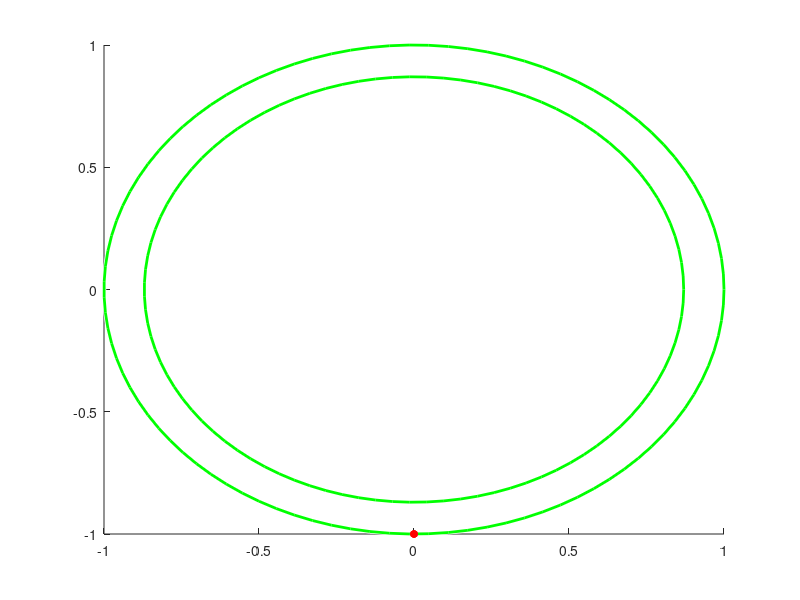

MATLAB code for this plot: (Note: this script raises an error after producing the figure.)

cutoff =0.87;

for i = -pi/2:0.01:0
    clf
    viscircles([0,0],1,'Color','g');
    hold on
    viscircles([0,0],cutoff,'Color','g');
    y = sin(i);
    x1 = -cos(i);
    x2 = cos(i);

    plot( x1, y,'or','MarkerSize',5,'MarkerFaceColor','r');  % point1
    plot(x2,y,'or','MarkerSize',5,'MarkerFaceColor','r');   % point2
    plot([x1 x2], [y y])    % side 12
    
    
    % insert point3
    point3 = compute_point3(y, abs(x1), cutoff);
    x3 = point3(1);
    y3 = point3(2);
    
    
    plot(x3,y3,'or','MarkerSize',5,'MarkerFaceColor','r');
    % plot side 23, 13
    plot([x1 x3], [y y3])
    plot([x2 x3], [y y3])
    
    x_m = mean([x1, x2, x3]);
    y_m = mean([y, y, y3]);
    
    plot(x_m,y_m,'or','MarkerSize',5,'MarkerFaceColor','b');
    
    axis equal
   
    xlim([-1.5, 1.5])
    ylim([-1.5, 1.5])
    title(sprintf("|centriod-circumcenter|/circumradius: %f", cutoff))
    
    hold off;
    pause(0.001)
end


%%

function thirdpoint = compute_point3(y_value, x_value, cutoff)
    center_y = abs(y_value)*1/3+y_value;
    radius_small = sqrt((x_value/3)^2 + (center_y-y_value)^2); 
    intersection = gettwocircle(y_value, center_y, radius_small, cutoff);
    if isnan(intersection)
        thirdpoint = nan(1,2);
    else
        thirdpoint = get3rdpoint(y_value, intersection);
    end
end



function two_circle = gettwocircle(y_pos,center_y, r, cutoff) % return the intersection of two circles, take the left one
    %viscircles([0, center_y], r);
    syms x y;
    eqns = [x^2+y^2 == cutoff^2, x^2+(y-center_y)^2 == r^2];
    vars = [x,y];
    [cx, cy] = vpasolve(eqns, vars);
    if imag(cx(1)) ~= 0 || imag(cy(1))~= 0
        two_circle = nan(1,2);
    elseif cy(1) - y_pos >0 && cx(1) < 0
        two_circle = [cx(1), cy(1)];
    elseif cy(2) - y_pos >0 && cx(2) < 0
        two_circle = [cx(2), cy(2)];
    elseif cy(1) - y_pos <0 && cx(1) > 0
        two_circle = [cx(1), cy(1)];
    elseif cy(2) - y_pos <0 && cx(2) > 0
        two_circle = [cx(2), cy(2)];
    end
end




function third_point = get3rdpoint(y_pos, point) % return the position of the third point
    x0 = point(1);
    y0 = point(2);
    syms x y;
    eqns = [x^2+y^2 == 1, y-y_pos == x*(y0-y_pos)/x0];
    vars = [x,y];
    [sx, sy] = vpasolve(eqns, vars);
    if sy(1) - y_pos >0 && sx(1) < 0 && y0>y_pos
        third_point = [sx(1), sy(1)];
    elseif sy(2) - y_pos >0 && sx(2) < 0 && y0>y_pos
        third_point = [sx(2), sy(2)];
    elseif sy(1) - y_pos <0 && sx(1) > 0 && y0<y_pos
        third_point = [sx(1), sy(1)];
    elseif sy(2) - y_pos <0 && sx(2) > 0 && y0<y_pos
        third_point = [sx(2), sy(2)];
    else
        third_point = nan(1,2);
    end
end